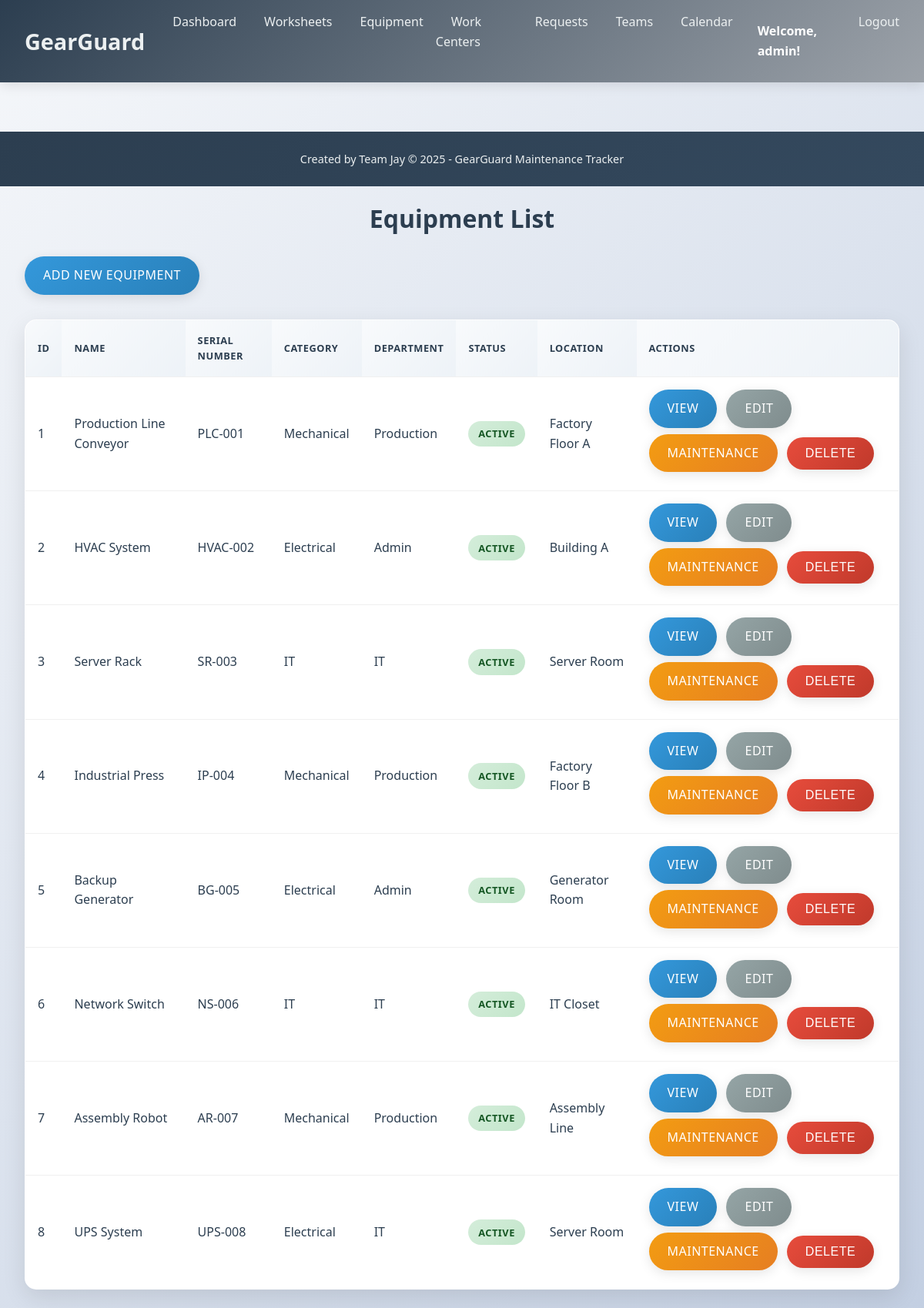
The page /equipment (signed in) on the database its author committed.
### models.py (models this page shows, shortened)
class User(db.Model):
    __tablename__ = 'users'
    id = db.Column(db.Integer, primary_key=True)
    username = db.Column(db.String(80), unique=True, nullable=False)
    email = db.Column(db.String(120), unique=True, nullable=False)
    password_hash = db.Column(db.String(120), nullable=False)
    role = db.Column(db.String(20), default='user')  # admin, manager, user
    created_at = db.Column(db.DateTime, default=datetime.utcnow)

class Equipment(db.Model):
    __tablename__ = 'equipment'
    id = db.Column(db.Integer, primary_key=True)
    name = db.Column(db.String(100), nullable=False)
    serial_number = db.Column(db.String(100), unique=True, nullable=False)
    category = db.Column(db.String(50), nullable=False)  # Mechanical / Electrical / IT
    department = db.Column(db.String(50), nullable=False)  # Production / Admin / IT
    assigned_employee = db.Column(db.String(100))
    maintenance_team_id = db.Column(db.Integer, db.ForeignKey('maintenance_teams.id'))
    default_technician = db.Column(db.String(100))
    purchase_date = db.Column(db.Date)
    warranty_end = db.Column(db.Date)
    location = db.Column(db.String(100))
    status = db.Column(db.String(20), default='Active')  # Active / Scrapped
    notes = db.Column(db.Text)
    maintenance_team = db.relationship('MaintenanceTeam', backref='equipment_list')

### app.py (the view)
@app.route('/equipment')
@login_required
def equipment_list():
    equipment = Equipment.query.all()
    return render_template('equipment_list.html', equipment=equipment)

### app.py (called while the page is built)
@app.context_processor
def inject_now():
    return {'now': dt.utcnow}

def login_required(f):
    @wraps(f)
    def decorated_function(*args, **kwargs):
        if 'user_id' not in session:
            flash('Please log in to access this page.', 'error')
            return redirect(url_for('login'))
        return f(*args, **kwargs)
    return decorated_function

@app.context_processor
def inject_user():
    user_id = session.get('user_id')
    if user_id:
        user = User.query.get(user_id)
        return {'current_user': user}
    return {'current_user': None}

### templates/equipment_list.html (shortened to what this page needs)
<!DOCTYPE html>
<html lang="en">
<head>
    <link rel="stylesheet" href="{{ url_for('static', filename='style.css') }}">
</head>
<body>
    {% include 'base.html' %}
    <div class="container">
        <h1>Equipment List</h1>
        <a href="{{ url_for('create_equipment') }}" class="btn btn-primary">Add New Equipment</a>
        <table class="table">
            <thead>
                <tr>
                    <th>ID</th>
                    <th>Name</th>
                    <th>Serial Number</th>
                    <th>Category</th>
                    <th>Department</th>
                    <th>Status</th>
                    <th>Location</th>
                    <th>Actions</th>
                </tr>
            </thead>
            <tbody>
                {% for equip in equipment %}
                <tr>
                    <td>{{ equip.id }}</td>
                    <td>{{ equip.name }}</td>
                    <td>{{ equip.serial_number }}</td>
                    <td>{{ equip.category }}</td>
                    <td>{{ equip.department }}</td>
                    <td><span class="status {{ equip.status.lower() }}">{{ equip.status }}</span></td>
                    <td>{{ equip.location or 'N/A' }}</td>
                    <td>
                        <a href="{{ url_for('equipment_detail', id=equip.id) }}" class="btn btn-info">View</a>
                        <a href="{{ url_for('edit_equipment', id=equip.id) }}" class="btn btn-secondary">Edit</a>
                        <a href="{{ url_for('equipment_maintenance_requests', equip_id=equip.id) }}" class="btn btn-warning">Maintenance</a>
                        <form method="POST" action="{{ url_for('delete_equipment', id=equip.id) }}" style="display: inline;">
                            <button type="submit" class="btn btn-danger" onclick="return confirm('Are you sure you want to delete this equipment?')">Delete</button>
                        </form>
                    </td>
                </tr>
                {% endfor %}
            </tbody>
        </table>
    </div>
</body>
</html>

### templates/base.html (shortened to what this page needs)
<!DOCTYPE html>
<html lang="en">
<head>
    <link rel="stylesheet" href="{{ url_for('static', filename='style.css') }}">
</head>
<body>
    <nav class="navbar">
        <div class="nav-container">
            <div class="nav-logo">
                <a href="{% if current_user %}{{ url_for('dashboard') }}{% else %}{{ url_for('login') }}{% endif %}"> GearGuard</a>
            </div>
            <ul class="nav-menu">
                {% if current_user %}
                <li class="nav-item">
                    <a href="{{ url_for('dashboard') }}" class="nav-link">Dashboard</a>
                </li>
                <li class="nav-item">
                    <a href="{{ url_for('worksheets') }}" class="nav-link">Worksheets</a>
                </li>
                <li class="nav-item">
                    <a href="{{ url_for('equipment_list') }}" class="nav-link">Equipment</a>
                </li>
                <li class="nav-item">
                    <a href="{{ url_for('workcenters_list') }}" class="nav-link">Work Centers</a>
                </li>
                <li class="nav-item">
                    <a href="{{ url_for('maintenance_requests') }}" class="nav-link">Requests</a>
                </li>
                <li class="nav-item">
                    <a href="{{ url_for('teams_list') }}" class="nav-link">Teams</a>
                </li>
                <li class="nav-item">
                    <a href="{{ url_for('calendar_view') }}" class="nav-link">Calendar</a>
                </li>
                <li class="nav-item">
                    <span class="nav-user">Welcome, {{ current_user.username }}!</span>
                </li>
                <li class="nav-item">
                    <a href="{{ url_for('logout') }}" class="nav-link">Logout</a>
                </li>
                {% endif %}
            </ul>
        </div>
    </nav>
    <main>
    </main>
    <footer class="footer">
        <div class="footer-content">
            <p>Created by Team Jay &copy; 2025 - GearGuard Maintenance Tracker</p>
        </div>
    </footer>
</body>
</html>

### static/style.css (style rules this page uses)
* { margin: 0; padding: 0; box-sizing: border-box; }
body { font-family: 'Segoe UI', Tahoma, Geneva, Verdana, sans-serif; background: linear-gradient(135deg, #f5f7fa 0%, #c3cfe2 100%); color: #2c3e50; line-height: 1.6; min-height: 100vh; }
.navbar { background: linear-gradient(135deg, #2c3e50 0%, #9ca2a9 100%); padding: 1rem 0; box-shadow: 0 4px 15px rgba(0,0,0,0.1); position: sticky; top: 0; z-index: 1000; }
.nav-container { max-width: 1200px; margin: 0 auto; display: flex; justify-content: space-between; align-items: center; padding: 0 2rem; }
.nav-logo a { color: #ecf0f1; font-size: 1.8rem; font-weight: bold; text-decoration: none; transition: color 0.3s ease; }
.nav-menu { display: flex; list-style: none; }
.nav-item { margin-left: 1rem; }
.nav-link { color: #ecf0f1; text-decoration: none; font-weight: 500; transition: all 0.3s ease; padding: 0.75rem 1.25rem; border-radius: 25px; position: relative; overflow: hidden; }
.nav-link::after { content: ''; position: absolute; bottom: 0; left: 50%; width: 0; height: 2px; background: #3498db; transition: all 0.3s ease; transform: translateX(-50%); }
.nav-user { color: white !important; font-weight: bold; padding: 0.75rem 1rem; display: inline-block; }
main { padding: 2rem 0; }
.container { max-width: 1200px; margin: 0 auto; padding: 0 2rem; }
h1 { margin-bottom: 1.5rem; color: #2c3e50; font-size: 2rem; text-align: center; margin-top: 1rem; }
.btn { display: inline-block; padding: 0.75rem 1.5rem; border: none; border-radius: 30px; text-decoration: none; cursor: pointer; font-size: 1rem; font-weight: 500; transition: all 0.3s ease; margin-right: 0.5rem; margin-bottom: 0.5rem; box-shadow: 0 4px 15px rgba(0,0,0,0.1); text-transform: uppercase; letter-spacing: 0.5px; }
.btn-primary { background: linear-gradient(135deg, #3498db 0%, #2980b9 100%); color: white; }
.btn-secondary { background: linear-gradient(135deg, #95a5a6 0%, #7f8c8d 100%); color: white; }
.btn-info { background: linear-gradient(135deg, #3498db 0%, #2980b9 100%); color: white; }
.btn-warning { background: linear-gradient(135deg, #f39c12 0%, #e67e22 100%); color: white; }
.btn-danger { background: linear-gradient(135deg, #e74c3c 0%, #c0392b 100%); color: white; }
.table { width: 100%; border-collapse: collapse; margin: 1.5rem 0; background-color: white; border-radius: 15px; overflow: hidden; box-shadow: 0 10px 30px rgba(0,0,0,0.1); border: 1px solid rgba(0,0,0,0.05); }
.table th, .table td { padding: 1rem; text-align: left; border-bottom: 1px solid #f0f0f0; }
.table th { background: linear-gradient(135deg, #f8fafc 0%, #edf2f7 100%); font-weight: 600; color: #2c3e50; text-transform: uppercase; font-size: 0.8rem; letter-spacing: 0.5px; }
.status { display: inline-block; padding: 0.4rem 0.8rem; border-radius: 20px; font-size: 0.8rem; font-weight: 600; text-transform: uppercase; letter-spacing: 0.5px; }
.status.active { background: linear-gradient(135deg, #d4edda 0%, #c3e6cb 100%); color: #155724; }
.footer { background: linear-gradient(135deg, #2c3e50 0%, #34495e 100%); color: white; text-align: center; padding: 1.5rem 0; margin-top: auto; }
.footer-content p { margin: 0; font-size: 0.9rem; color: #ecf0f1; }

### rows shown on the page
User: username "admin"
Equipment: id "1", name "Production Line Conveyor", serial_number "PLC-001", category "Mechanical", department "Production", status "ACTIVE", location "Factory Floor A"
Equipment: id "2", name "HVAC System", serial_number "HVAC-002", category "Electrical", department "Admin", status "ACTIVE", location "Building A"
Equipment: id "3", name "Server Rack", serial_number "SR-003", category "IT", department "IT", status "ACTIVE", location "Server Room"
Equipment: id "4", name "Industrial Press", serial_number "IP-004", category "Mechanical", department "Production", status "ACTIVE", location "Factory Floor B"
Equipment: id "5", name "Backup Generator", serial_number "BG-005", category "Electrical", department "Admin", status "ACTIVE", location "Generator Room"
Equipment: id "6", name "Network Switch", serial_number "NS-006", category "IT", department "IT", status "ACTIVE", location "IT Closet"
Equipment: id "7", name "Assembly Robot", serial_number "AR-007", category "Mechanical", department "Production", status "ACTIVE", location "Assembly Line"
Equipment: id "8", name "UPS System", serial_number "UPS-008", category "Electrical", department "IT", status "ACTIVE", location "Server Room"
